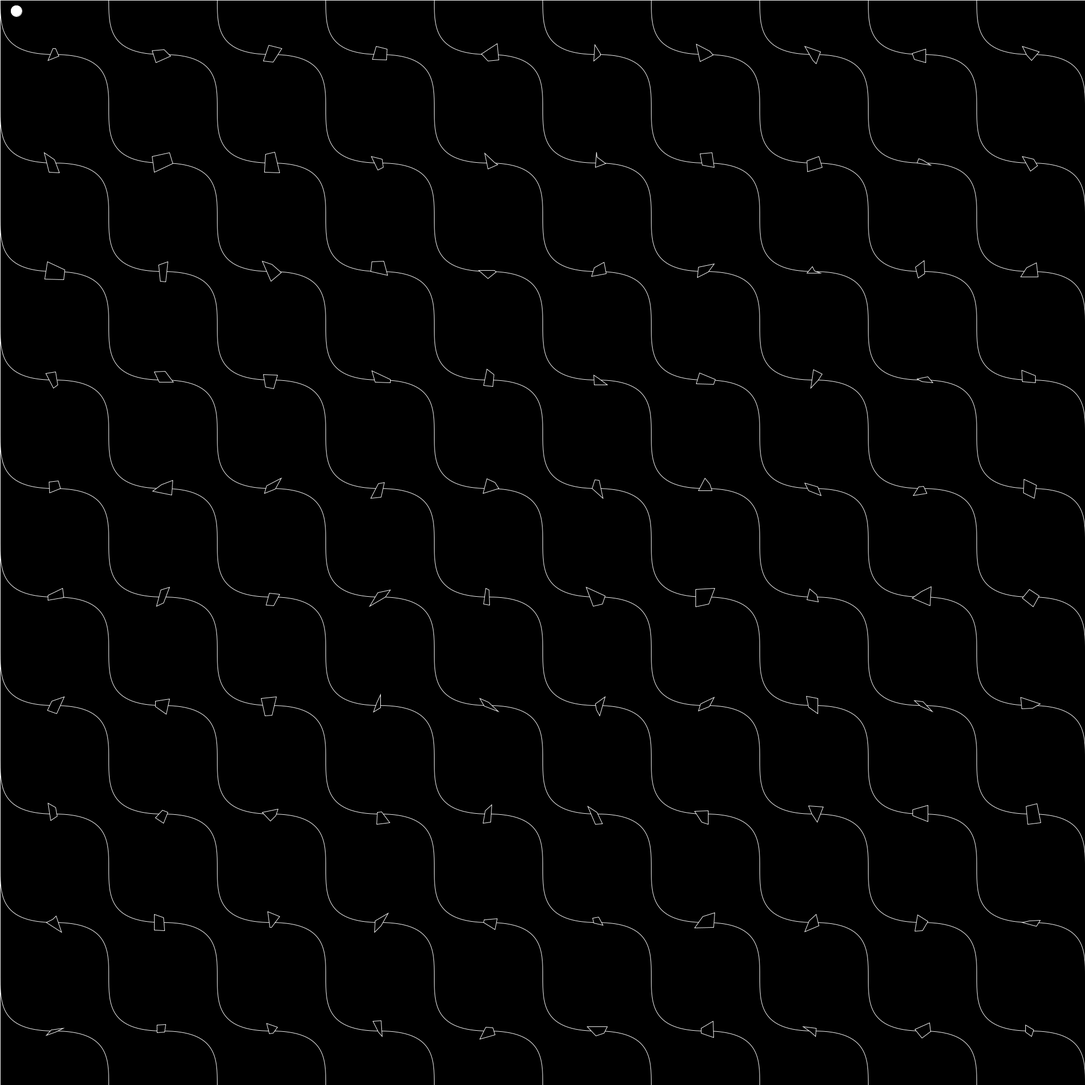
Frame 1 (no input)
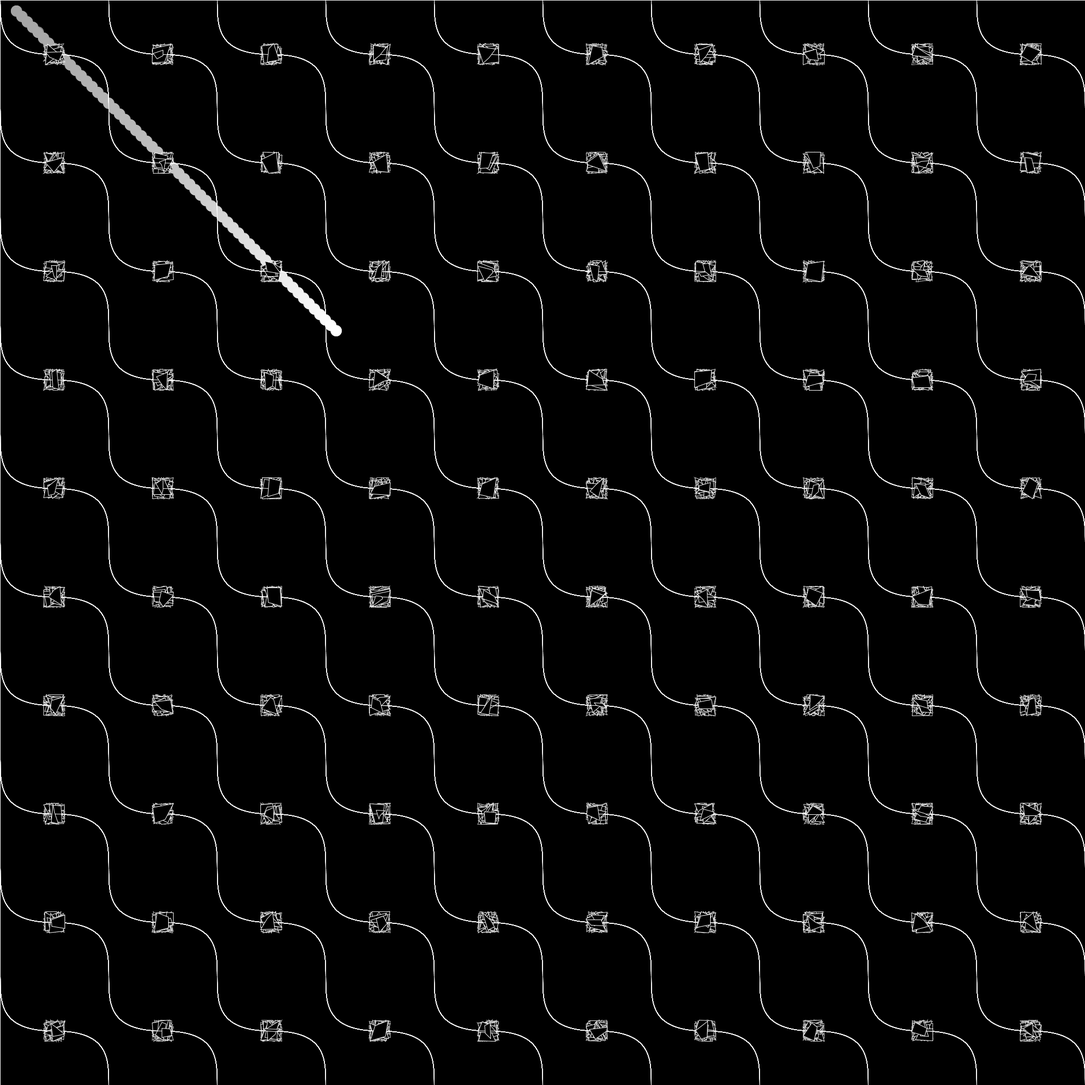
Frame 60 (the mouse pressed at the canvas centre just before this capture)
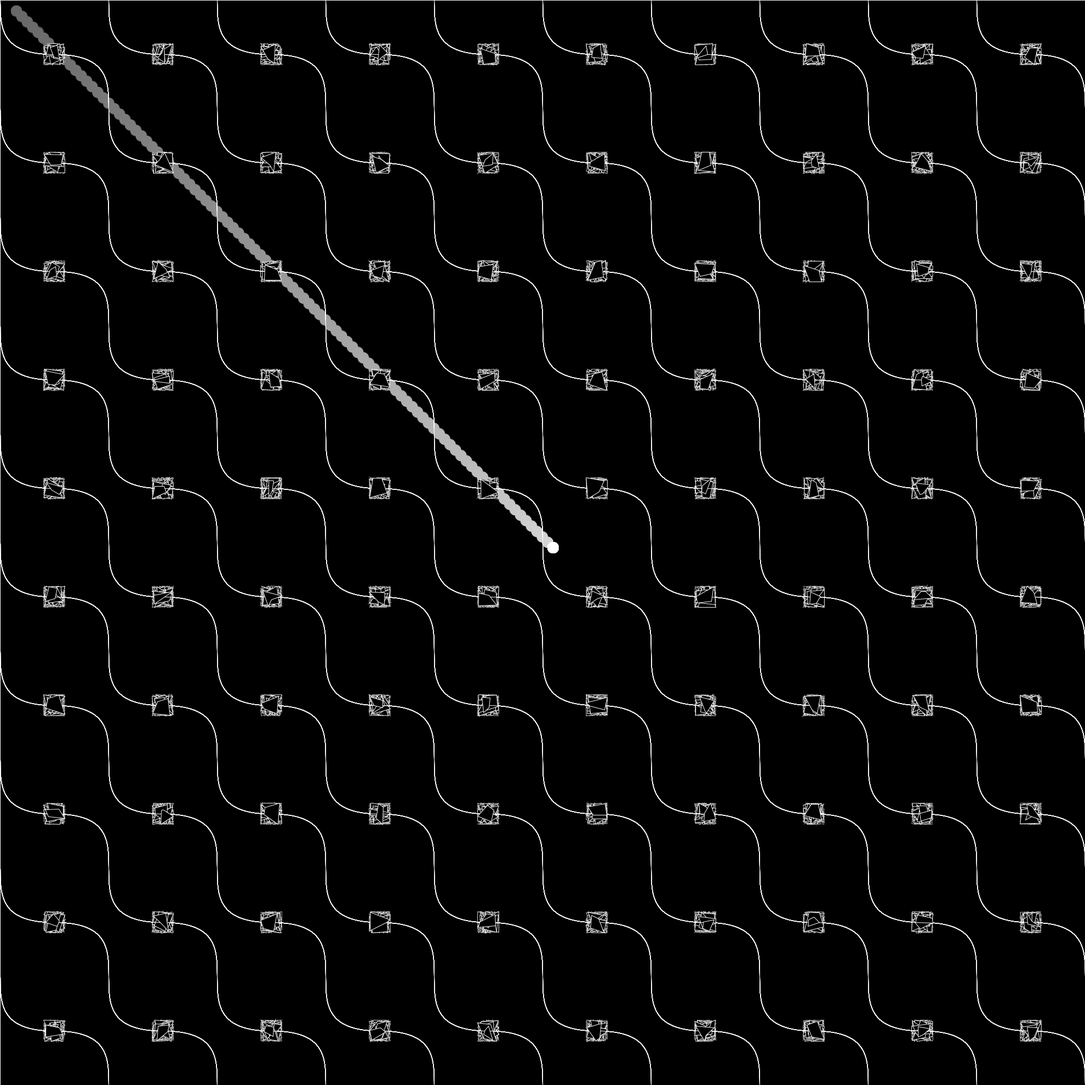
Frame 120 (the mouse held since frame 60 and released just before this capture)

The Processing sketch that drew these frames (run headless with seeded random() and noise(); from frame 60 on, the mouse is pressed at the canvas centre):

// Processing sketch: s1_arcs_and_boxes
// ── s1_arcs_and_boxes.pde
float[][] distances;
float maxDistance;
int spacer;
int quad_size_factor;
PShape s;
float beginX = 20.0;  // Initial x-coordinate
float beginY = 10.0;  // Initial y-coordinate
float endX = 570.0;   // Final x-coordinate
float endY = 320.0;   // Final y-coordinate
float distX = 1000;          // X-axis distance to move
float distY = 1000;          // Y-axis distance to move
float exponent = 4;   // Determines the curve
float x = 0.0;        // Current x-coordinate
float y = 0.0;        // Current y-coordinate
float step = 0.01;    // Size of each step along the path
float pct = 0.0;      // Percentage traveled (0.0 to 1.0)

void randomized_quad(float x, float y, float size)
{
    quad(
        x + random(0, size),
        y + random(0, size),
        x + random(0, size),
        y - random(0, size),
        x - random(0, size),
        y - random(0, size),
        x - random(0, size),
        y + random(0, size)
    );
}

void setup() {
    size(2000, 2000);
    maxDistance = dist(width/2, height/2, width, height);
    distances = new float[width][height];
    for (int y = 0; y < height; y++) {
        for (int x = 0; x < width; x++) {
        float distance = dist(width/2, height/2, x, y);
        distances[x][y] = distance/maxDistance * 255;
        }
    }
    spacer = 200;
    quad_size_factor = 20;

    strokeWeight(1);
    smooth();


    background(0);
    //noLoop();  // Run once and stop

}

void draw() {
    //background(0);
    // This embedded loop skips over values in the arrays based on
    // the spacer variable, so there are more values in the array
    // than are drawn here. Change the value of the spacer variable
    // to change the density of the points
    for (int y = 0 - spacer/2; y < height; y += spacer) {
        for (int x = 0 - spacer/2; x < width; x += spacer) {
            noFill();
            stroke(255);
            beginShape();
            vertex(x, y); // first point
            bezierVertex(x + spacer, y, x, y + spacer, x + spacer, y + spacer);
            endShape();

            stroke(255);
            fill(0);
            //fill(distances[x][y]);
            randomized_quad(x, y, quad_size_factor);
        }
    }
    fill(0, 2);
    rect(0, 0, width, height);
    pct += step;
    if (pct < 1.0) {
        x = beginX + (pct * distX);
        y = beginY + (pct * distY);
    }
    fill(255);
    ellipse(x, y, 20, 20);
}
